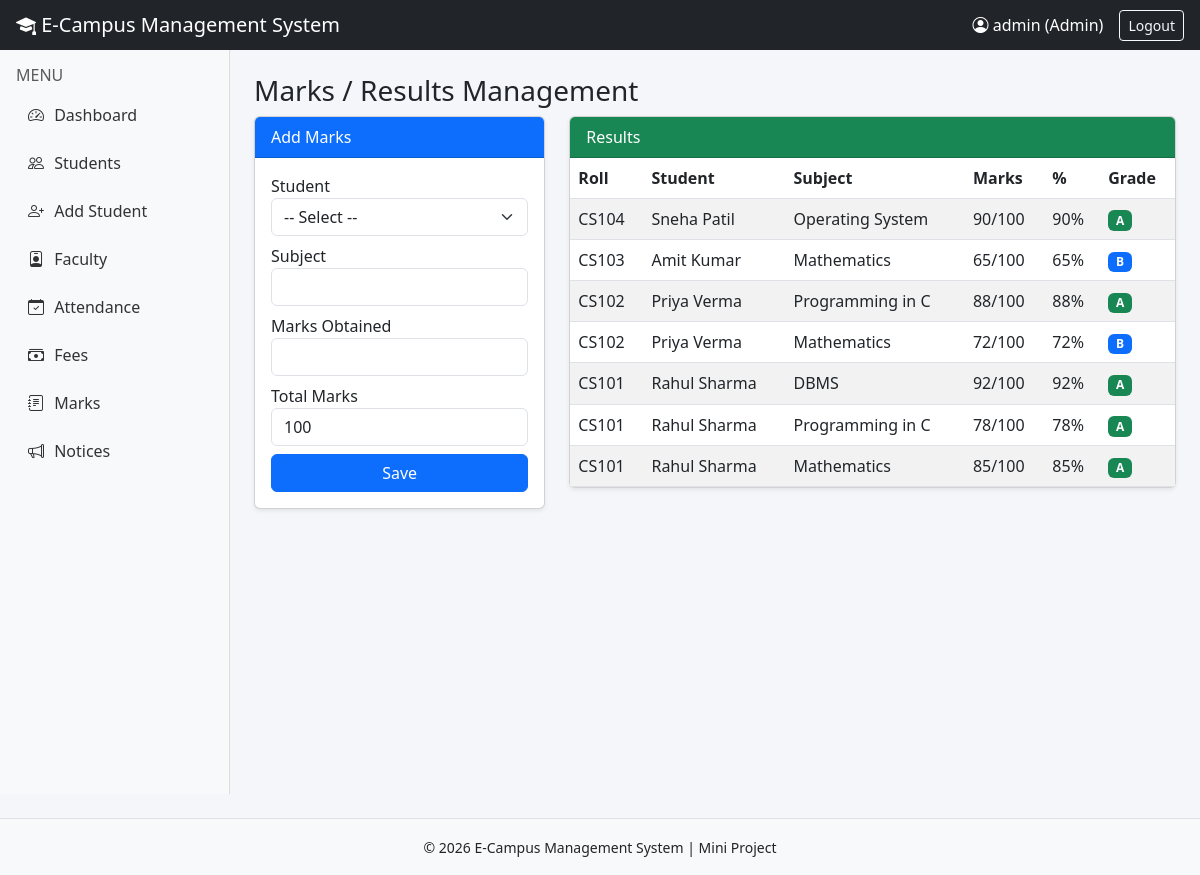
The page /marks.php (signed in) on the database its author committed.
### tables this page shows
CREATE TABLE marks (
    id INT AUTO_INCREMENT PRIMARY KEY,
    student_id INT NOT NULL,
    subject VARCHAR(50) NOT NULL,
    marks_obtained INT NOT NULL,
    total_marks INT NOT NULL DEFAULT 100,
    FOREIGN KEY (student_id) REFERENCES students(id) ON DELETE CASCADE
);

CREATE TABLE students (
    id INT AUTO_INCREMENT PRIMARY KEY,
    roll_no VARCHAR(20) NOT NULL UNIQUE,
    name VARCHAR(100) NOT NULL,
    email VARCHAR(100),
    phone VARCHAR(15),
    course VARCHAR(50),
    year VARCHAR(10),
    address TEXT,
    created_at TIMESTAMP DEFAULT CURRENT_TIMESTAMP
);

### marks.php (the view, shortened to what this page needs)
<?php
include 'config/db.php';
include 'includes/header.php';
$marks = $conn->query("SELECT m.*, s.roll_no, s.name FROM marks m JOIN students s ON m.student_id=s.id ORDER BY m.id DESC");
?>
<h3>Marks / Results Management</h3>
<div class="row">
    <div class="col-md-4">
        <div class="card shadow-sm">
            <div class="card-header bg-primary text-white">Add Marks</div>
            <div class="card-body">
                <form method="POST">
                    <div class="mb-2"><label>Student</label>
                        <select name="student_id" class="form-select" required>
                            <option value="">-- Select --</option>
                        </select>
                    </div>
                    <div class="mb-2"><label>Subject</label><input type="text" name="subject" class="form-control" required></div>
                    <div class="mb-2"><label>Marks Obtained</label><input type="number" name="marks_obtained" class="form-control" required></div>
                    <div class="mb-2"><label>Total Marks</label><input type="number" name="total_marks" class="form-control" value="100" required></div>
                    <button class="btn btn-primary w-100">Save</button>
                </form>
            </div>
        </div>
    </div>
    <div class="col-md-8">
        <div class="card shadow-sm">
            <div class="card-header bg-success text-white">Results</div>
            <div class="table-responsive">
                <table class="table table-striped mb-0">
                    <thead><tr><th>Roll</th><th>Student</th><th>Subject</th><th>Marks</th><th>%</th><th>Grade</th></tr></thead>
                    <tbody>
                        <?php while($m=$marks->fetch_assoc()):
                            $pct = round(($m['marks_obtained']/$m['total_marks'])*100,1);
                            if($pct>=75) $g='A'; elseif($pct>=60) $g='B'; elseif($pct>=40) $g='C'; else $g='F';
                        ?>
                        <tr>
                            <td><?php echo $m['roll_no']; ?></td>
                            <td><?php echo htmlspecialchars($m['name']); ?></td>
                            <td><?php echo htmlspecialchars($m['subject']); ?></td>
                            <td><?php echo $m['marks_obtained'].'/'.$m['total_marks']; ?></td>
                            <td><?php echo $pct; ?>%</td>
                            <td><span class="badge bg-<?php echo $g=='A'?'success':($g=='F'?'danger':'primary'); ?>"><?php echo $g; ?></span></td>
                        </tr>
                        <?php endwhile; ?>
                    </tbody>
                </table>
            </div>
        </div>
    </div>
</div>
<?php include 'includes/footer.php'; ?>

### assets/css/style.css (style rules this page uses)
body { font-family: 'Segoe UI', Tahoma, sans-serif; background: #f4f6f9; margin: 0; }
table th { background: #0d6efd; color: white; }

### rows shown on the page
marks: student.roll_no "CS104", student.name "Sneha Patil", subject "Operating System", marks_obtained "90", total_marks "100", g "A"
marks: student.roll_no "CS103", student.name "Amit Kumar", subject "Mathematics", marks_obtained "65", total_marks "100", g "B"
marks: student.roll_no "CS102", student.name "Priya Verma", subject "Programming in C", marks_obtained "88", total_marks "100", g "A"
marks: student.roll_no "CS102", student.name "Priya Verma", subject "Mathematics", marks_obtained "72", total_marks "100", g "B"
marks: student.roll_no "CS101", student.name "Rahul Sharma", subject "DBMS", marks_obtained "92", total_marks "100", g "A"
marks: student.roll_no "CS101", student.name "Rahul Sharma", subject "Programming in C", marks_obtained "78", total_marks "100", g "A"
marks: student.roll_no "CS101", student.name "Rahul Sharma", subject "Mathematics", marks_obtained "85", total_marks "100", g "A"

### other values the page prints
$username "admin"
$role "Admin"
